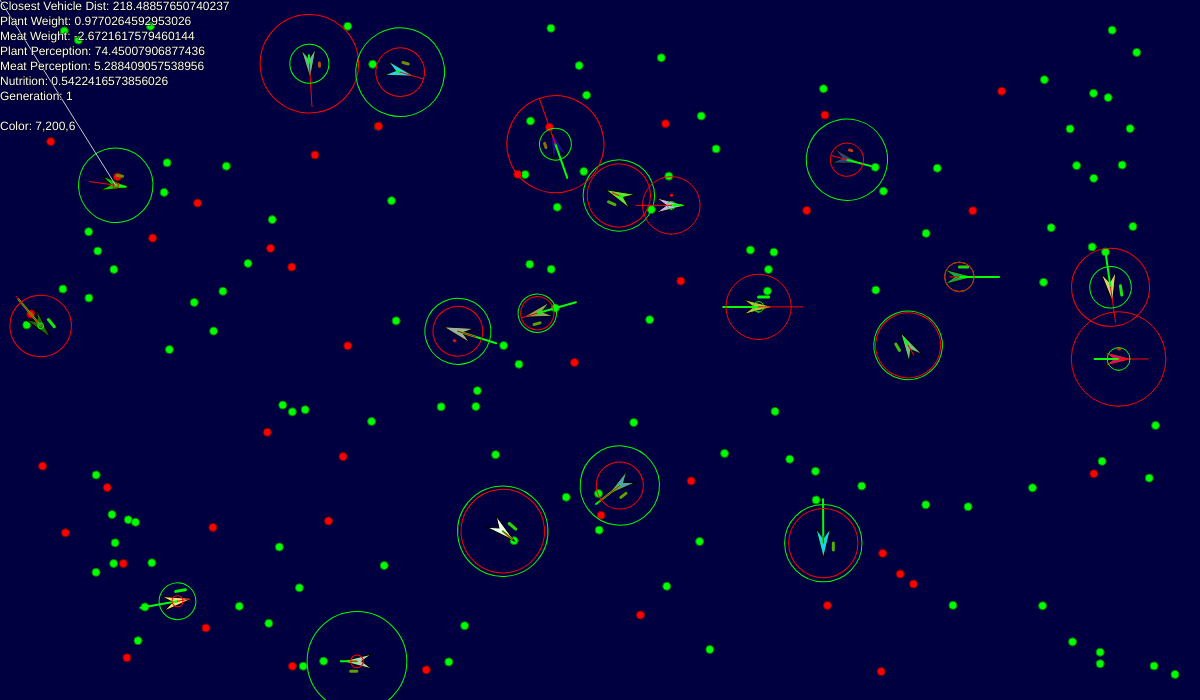
Frame 1 (no input)
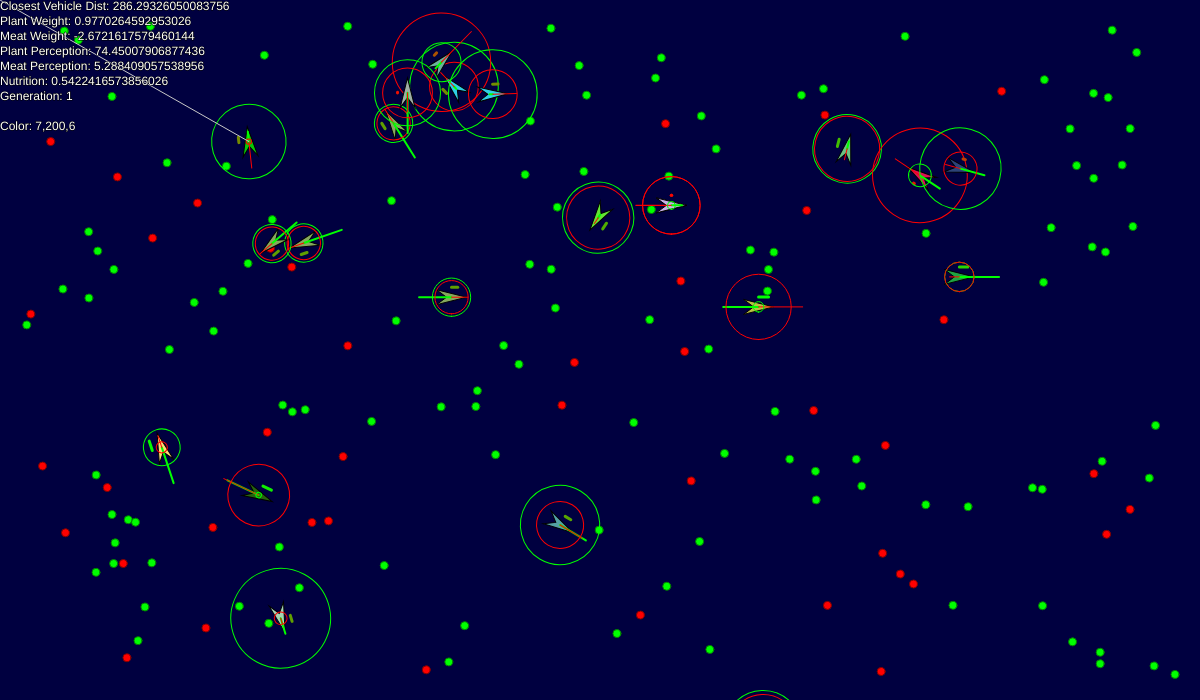
Frame 60 (no input)
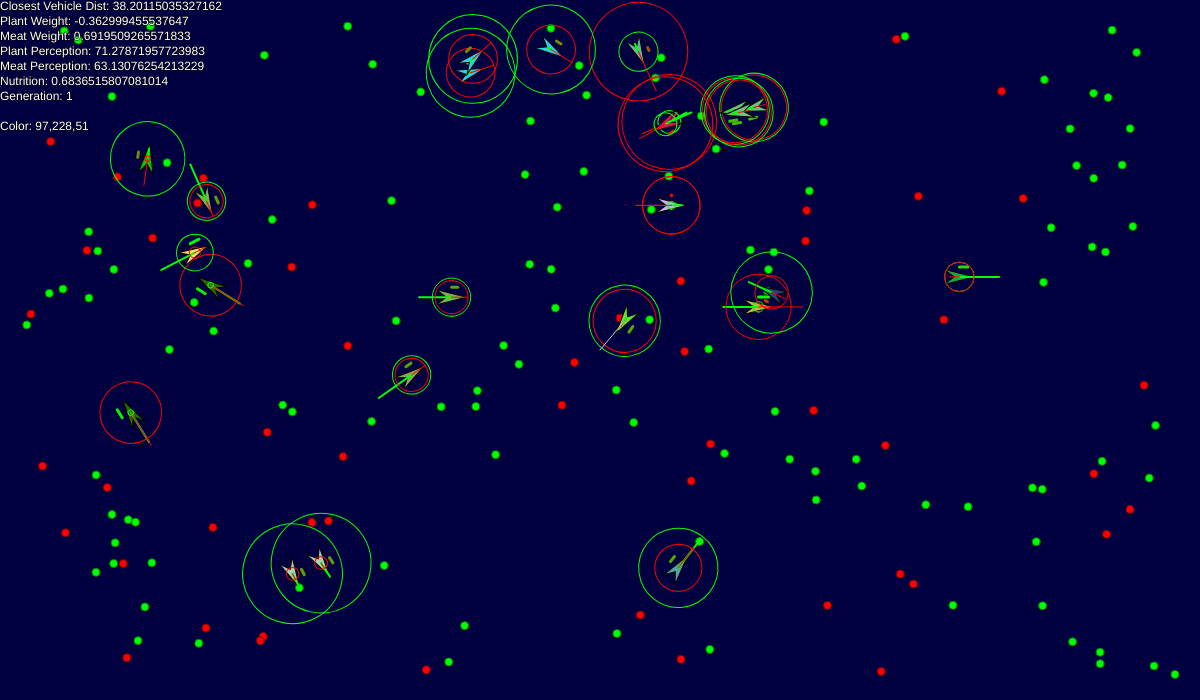
Frame 120 (the mouse pressed at the canvas centre since frame 60)

The p5.js sketch that drew these frames (run headless with seeded random() and noise() and a simulated clock; from frame 60 on, the mouse is pressed at the canvas centre):

// p5.js sketch
// ── sketch.js

var VEHICLE_COUNT = 20;
var FOOD_COUNT = 120;
var POISON_COUNT = 40;

var MAX_FOOD = 250;
var MAX_POISON = 100;

var vehicles = [];
var food = [];
var poison = [];

var paused = false;

var debug = true;

function keyTyped(){
    if(key === 'p' ){
        paused = !paused;
    }
    if(key === 'd' ){
        debug = !debug;
    }
}

function setup() {
    frameRate(50);
    createCanvas(1200,700);
    
    for(var i = 0; i < VEHICLE_COUNT; i++){
        
        var x = random(width-50)+25;
        var y = random(height-50)+25;
        
        vehicles.push(new Vehicle(x,y));
    }
    
    for(var i = 0; i < FOOD_COUNT; i++){
        
        var x = random(width-50)+25;
        var y = random(height-50)+25;
        
        food.push(createVector(x,y));
    }
    for(var i = 0; i < POISON_COUNT; i++){
        
        var x = random(width-50)+25;
        var y = random(height-50)+25;
        
        poison.push(createVector(x,y));
    }
    
}

function draw() {
    background(0,0,64);
    
    if(!paused){

        if(random(1) < 0.2 && food.length < MAX_FOOD){
            var x = random(width-50)+25;
            var y = random(height-50)+25;
            food.push(createVector(x,y));
        }
        if(random(1) < 0.15 && poison.length < MAX_POISON){
            var x = random(width-50)+25;
            var y = random(height-50)+25;
            poison.push(createVector(x,y));
        }

        for(var i = 0; i < food.length; i++){
            fill(0,255,0);
            stroke(0,128,0);
            ellipse(food[i].x,food[i].y,8,8);
        }
        for(var i = 0; i < poison.length; i++){
            fill(255,0,0);
            stroke(128,0,0);
            ellipse(poison[i].x,poison[i].y,8,8);
        }

        for(var i = vehicles.length-1; i >= 0; i--){
            vehicles[i].behaviors(food,poison);
            vehicles[i].boundaries();
            vehicles[i].update();
            vehicles[i].display(debug);

            if(random() < 0.003){
                vehicles.push(vehicles[i].clone());
            }

            if(vehicles[i].dead()){
                vehicles.splice(i,1);
            }

        }

        if(vehicles.length < 3){
            while(vehicles.length < 3){

                var x = random(width-50)+25;
                var y = random(height-50)+25;

                vehicles.push(new Vehicle(x,y));
            }
        }
    }
    else{
        
        for(var i = 0; i < food.length; i++){
            fill(0,255,0);
            stroke(0,128,0);
            ellipse(food[i].x,food[i].y,8,8);
        }
        for(var i = 0; i < poison.length; i++){
            fill(255,0,0);
            stroke(128,0,0);
            ellipse(poison[i].x,poison[i].y,8,8);
        }
        for(var i = vehicles.length-1; i >= 0; i--){
            vehicles[i].display(debug);
        }
    }
    
    if(debug == true){
        
        
        closeVeh = null;

        for(var i = vehicles.length-1; i >= 0; i--){

            vehicles[i].findDist();

            if(closeVeh == null || closeVeh.distance > vehicles[i].distance){
                closeVeh = vehicles[i];
            }

        }

        stroke(200);
        line(mouseX,mouseY,closeVeh.position.x,closeVeh.position.y);
        
        fill(255);
        stroke(0);

        text("Closest Vehicle Dist: "+closeVeh.distance,0,10);
        text("Plant Weight: "+closeVeh.dna[0],0,25);
        text("Meat Weight: "+closeVeh.dna[1],0,40);
        text("Plant Perception: "+closeVeh.dna[2],0,55);
        text("Meat Perception: "+closeVeh.dna[3],0,70);
        text("Nutrition: "+closeVeh.dna[4],0,85);
        text("Generation: "+closeVeh.generation,0,100);
        text("Color: "+int(closeVeh.dna[6])+","+int(closeVeh.dna[7])+","+int(closeVeh.dna[8]),0,130);
    }
    
}
// ── vehicle.js
function Vehicle(x,y){

    this.MIN_PERCEPT = 5;
    this.MAX_PERCEPT = 100;
    
    this.distance = 0;
    
    this.size = 7.5;
    this.maxSpeed = 5;
    this.turnForce = 0.2;
    this.health = 1;
    
    this.generation = 1;
    
    this.acceleration = createVector(0,0);
    this.velocity = createVector(0,0);
    this.position = createVector(x,y);
    
    this.dna = [];
    this.dna[0] = random(5,-5); //Plant Weight
    this.dna[1] = random(5,-5); //Meat Weight
    this.dna[2] = random(this.MIN_PERCEPT,this.MAX_PERCEPT);//Plant Perception
    this.dna[3] = random(this.MIN_PERCEPT,this.MAX_PERCEPT);//Meat Perception
    this.dna[4] = random();//Plant Nutrition
    this.dna[5] = -1*this.dna[4];//Meat Nutrition
    
    //COLOR
    
    this.dna[6] = random(0,255);
    this.dna[7] = random(0,255);
    this.dna[8] = random(0,255);
    
    this.findDist = function(){
        
        this.distance = sqrt(pow(this.position.x - mouseX,2)+pow(this.position.y - mouseY,2));
    }
    
    this.update = function(){
        
        this.health -= 0.005;
        
        this.velocity.add(this.acceleration);
        this.velocity.limit(this.maxSpeed);
        this.position.add(this.velocity);
        this.acceleration.mult(0);
        
        this.findDist();
    }
    
    this.applyForce = function(force){
        this.acceleration.add(force);
    }
    
    this.behaviors = function(good,bad){
        var steerG = this.eat(good,this.dna[4],this.dna[2]);
        var steerB = this.eat(bad,this.dna[5],this.dna[3]);
        
        steerG.mult(this.dna[0]);
        steerB.mult(this.dna[1]);
        
        this.applyForce(steerG);
        this.applyForce(steerB);
        
    }
    
    this.eat = function(list,nutrition,perception){
        if(list.length > 0){
            var record = Infinity;
            var closest = null;
            for(var i = 0; i < list.length; i++){
                var d = this.position.dist(list[i]);
                if(d < perception && d < record){
                    record = d;
                    closest = list[i];
                }
                if(d < this.maxSpeed){
                    list.splice(i,1);
                    this.health += nutrition;
                    if(this.health > 1){
                        this.health = 1;
                    }
                    else if (this.health < 0){
                        this.health = 0;
                    }
                    
                }
            }
            if (closest != null){
                  return this.seek(closest);
            }
            
        }
        return createVector(0,0);
    }
    
    this.seek = function(target){
        var desired = p5.Vector.sub(target,this.position);
        desired.setMag(this.maxSpeed);
        var steer = p5.Vector.sub(desired,this.velocity);
        steer.limit(this.turnForce);
        return steer;
    }
    
    this.dead = function(){
        return (this.health <= 0);
    }
    
    this.clone = function(){
        var newVehicle = new Vehicle(this.position.x,this.position.y);
        
        newVehicle.generation = this.generation + 1;
        
        for(i = 0; i < this.dna.length; i++){
            newVehicle.dna[i] = this.dna[i];
        }
        
        if(random() < 0.03){
            this.dna[0] += random();
        }
        if(random() < 0.03){
            this.dna[1] += random();
        }
        if(random() < 0.03){
            this.dna[2] += random(-5,5);
            if(this.dna[2] < this.MIN_PERCEPT){
                this.dna[2] = this.MIN_PERCEPT;
            }
            else if(this.dna[2] < this.MAX_PERCEPT){
                this.dna[2] = this.MAX_PERCEPT;
            }
        }
        if(random() < 0.03){
            this.dna[3] += random(-5,5);
            if(this.dna[3] < this.MIN_PERCEPT){
                this.dna[3] = this.MIN_PERCEPT;
            }
            else if(this.dna[3] < this.MAX_PERCEPT){
                this.dna[3] = this.MAX_PERCEPT;
            }
        }
        if(random() < 0.03){
            this.dna[4] += random()/10;
            this.dna[5] = -1*this.dna[4];
        }
        
        for(i = 6; i < 9; i++){
            if(random() < 0.03){
                this.dna[i] += random(-10,10);
                
                if(this.dna[i] < 0)
                    this.dna[i] = 0;
                if(this.dna[i] > 255)
                    this.dna[i] = 255;
                
            }
        }
        
        return newVehicle;
    }
    
    this.display = function(debug){
        
        var angle = this.velocity.heading() + PI/2;
        
        push();
        translate(this.position.x,this.position.y);
        rotate(angle);
        
        var green = color(0,255,0);
        var red = color(255,0,0);
        var col = lerpColor(red,green,this.health);
        var colNut = lerpColor(red,green,this.dna[4]);
        
        //fill(col);
        fill(this.dna[6],this.dna[7],this.dna[8]);
        
        beginShape();
        vertex(0,-this.size*2);
        vertex(-this.size,this.size*2);
        vertex(0,this.size*2/3);
        vertex(this.size,this.size*2);
        
        stroke(0);
        strokeWeight(1);
        
        endShape(CLOSE);
        
        //DEBUG
        if(debug == true){
            stroke(colNut);
            strokeWeight(3);
            line(-10,0,-10,-this.dna[4]*10);

            stroke(0,255,0);
            strokeWeight(2);
            line(0,0,0,-this.dna[0]*10);
            stroke(255,0,0);
            strokeWeight(1);
            line(0,0,0,-this.dna[1]*10);

            noFill();

            stroke(0,255,0);
            ellipse(0,0,this.dna[2],this.dna[2]);
            stroke(255,0,0);
            ellipse(0,0,this.dna[3],this.dna[3]);
        }
        //END DEBUG
        
        pop();
        
    }

    this.boundaries = function() {
        var d = 25;

        var desired = null;

        if (this.position.x < d) {
          desired = createVector(this.maxSpeed, this.velocity.y);
        } else if (this.position.x > width - d) {
          desired = createVector(-this.maxSpeed, this.velocity.y);
        }

        if (this.position.y < d) {
          desired = createVector(this.velocity.x, this.maxSpeed);
        } else if (this.position.y > height - d) {
          desired = createVector(this.velocity.x, -this.maxSpeed);
        }

        if (desired !== null) {
          desired.normalize();
          desired.mult(this.maxSpeed);
          var steer = p5.Vector.sub(desired, this.velocity);
          steer.limit(this.turnForce);
          this.applyForce(steer);
        }
    }
}
